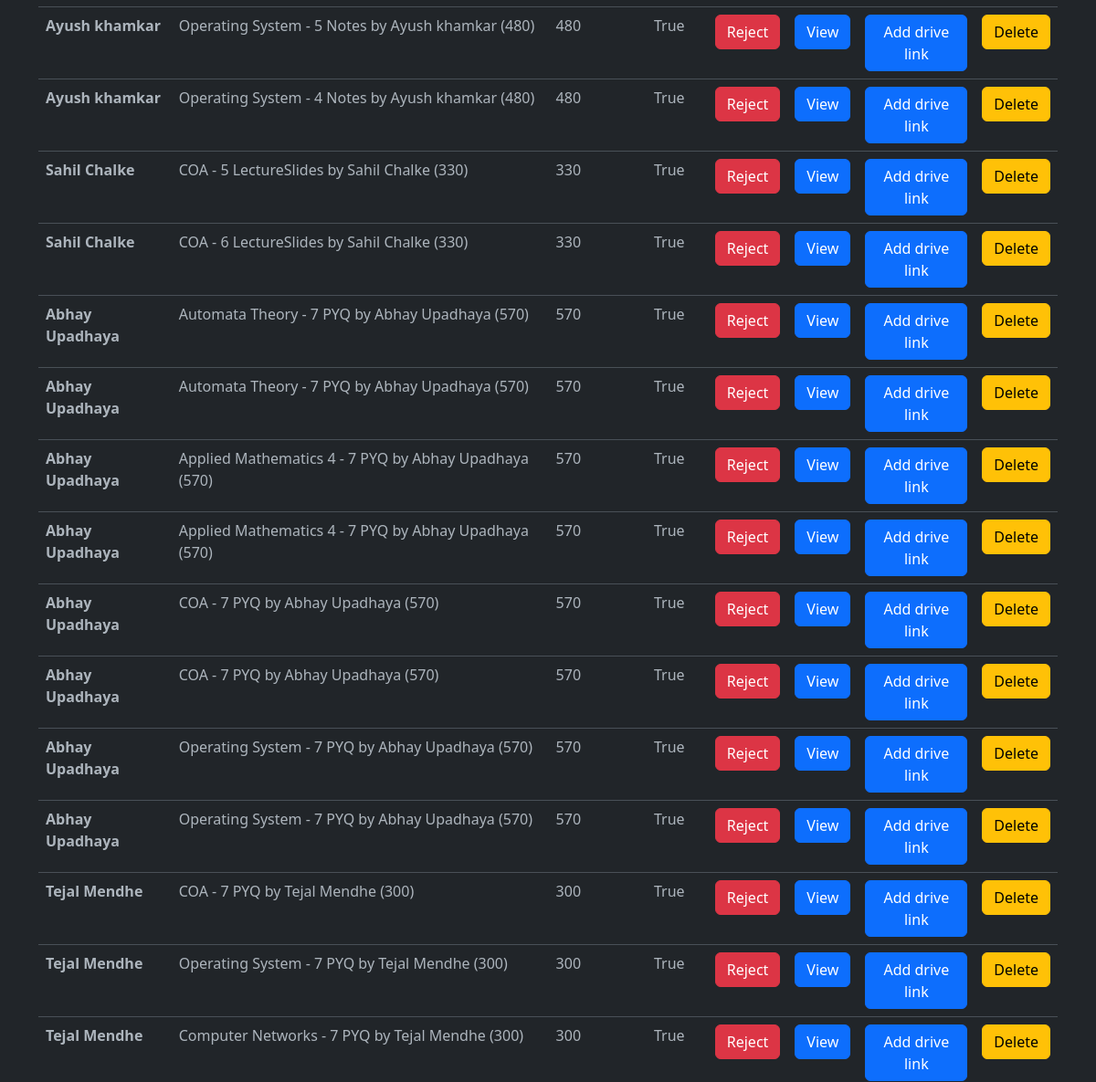
The app's page /adminResponse/ (signed in, middle part), older data.
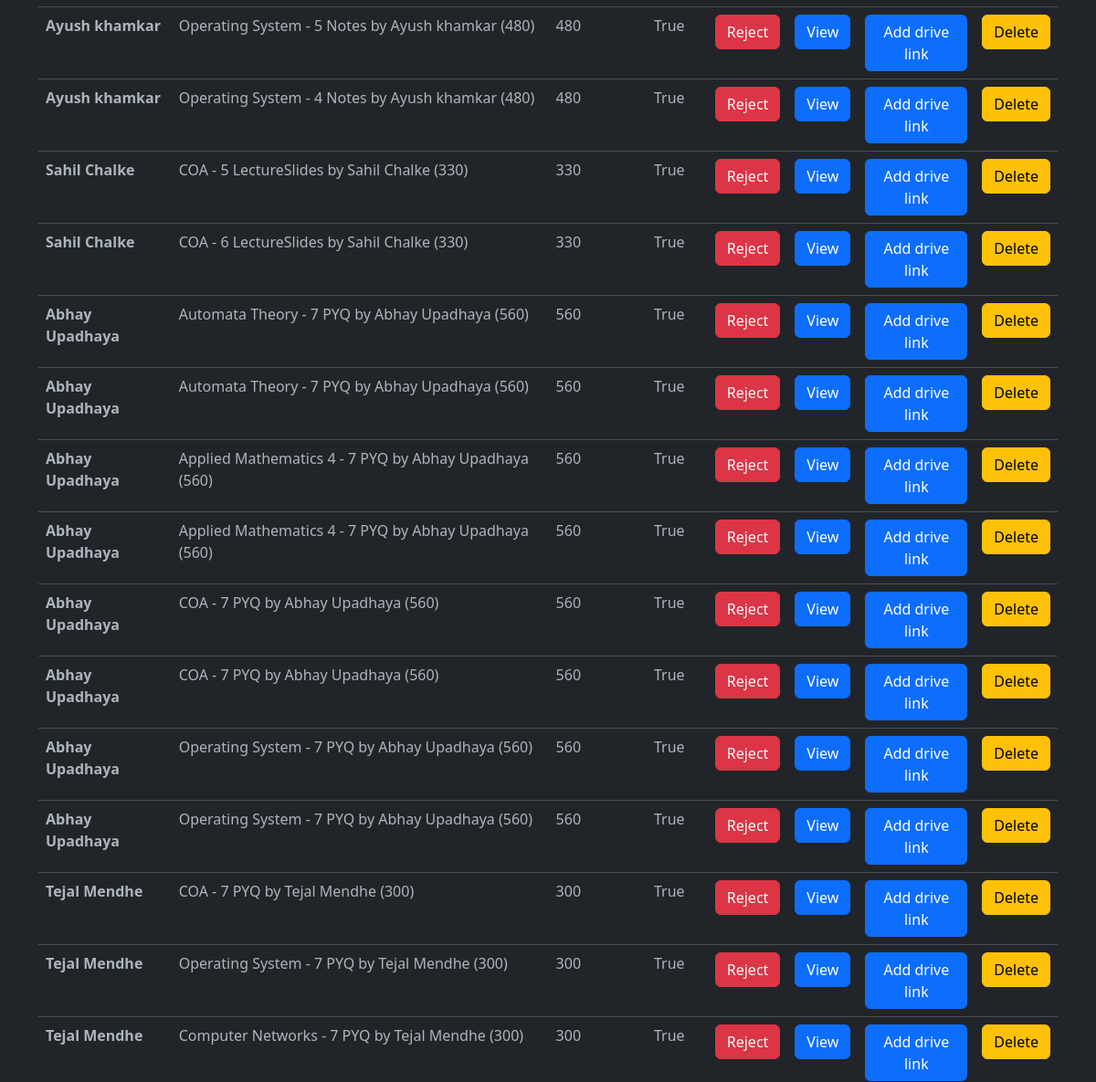
The same page, newer data.
### blogapp/models.py (models this page shows, shortened)
class Notes(models.Model):
    typ = (
        ('Assignment','Assignment'),
        ('Experiment','Experiment'),
        ('Notes','Notes'),
        ('ReferenceBook','Reference Book'),
        ('LectureSlides','Lecture Slides'),
        ('PYQ','PYQ'),
    )
    mods = (
        ('1','1'),
        ('2','2'),
        ('3','3'),
        ('4','4'),
        ('5','5'),
        ('6','6'),
    )
    desc = models.TextField(max_length=500,null=True,blank=True)
    mod = models.CharField(max_length=5,choices=mods,null=True,blank=True)
    file = models.FileField(upload_to='notes/')
    author = models.ForeignKey(UserAccount,on_delete=models.CASCADE)
    status = models.BooleanField(default=False)
    likes = models.ManyToManyField(UserAccount,related_name="notes_like",default=0)
    views = models.PositiveIntegerField(default=0)
    buy=models.ManyToManyField(UserAccount,related_name="buy_notes")
    typeN = models.CharField(max_length=50,null=True,blank=True,choices=typ)
    docid = models.CharField(max_length=300,null=True,blank=True)
    sub =  models.ForeignKey(Subject,on_delete=models.CASCADE,null=True,blank=True)
    slug = AutoSlugField(populate_from = 'sub',unique=True,null=True,default=None)
    nDetail = models.CharField(max_length=100,null=True,blank=True)
    def __str__(self):
        niu = f'{self.sub.name} - {self.mod} {self.typeN} by {self.author}'
        return niu
    def acceptStatus(self):
        return f'/acceptStatus/{self.slug}/'
    def attachLink(self):
        return f'/addDriveLink/{self.slug}/'

class Subject(models.Model):
    name = models.CharField(max_length=50)
    teacher = models.CharField(max_length=50)
    teacherurl = models.CharField(max_length=300,null=True,blank=True)
    img = models.ImageField(upload_to='subImage/',null=True,blank=True)

class UserAccount(AbstractBaseUser, PermissionsMixin):
    email = models.CharField(max_length = 50,unique=True)
    name = models.CharField(max_length=200)
    is_active = models.BooleanField(default=True)
    is_mod = models.BooleanField(default=False)
    is_nUser = models.BooleanField(default=True)
    is_staff = models.BooleanField(default=False)
    coins_scored = models.IntegerField(default=100,null=True,blank=True)
    rank = models.IntegerField(default=0)
    bookmarks = models.ManyToManyField('blogapp.Notes', blank=True)
    is_emailVerified = models.BooleanField(default=False)
    objects = UserAccountManager()
    USERNAME_FIELD = 'email'
    REQUIRED_FIELDS = ['name']
    def __str__(self):
        return f"{self.name} ({self.coins_scored})"

### blogapp/decorators.py (the view)
        def wrapper_func(request, *args, **kwargs):
            group = None
            if request.user.groups.exists():
                group = request.user.groups.all()[0].name
            if group in allowed_roles:
                return view_func(request, *args, **kwargs)
            else:
                return render(request,'authentication/404.html')

### blogapp/views.py (called while the page is built)
@allowed_users(allowed_roles=['admin'])
def adminResponse(request):
    notes = Notes.objects.all().order_by('status')
    context = {
        'notes' : notes,
    }
    return render(request,'main/adminTem/adminCrud.html',context)

### templates/main/adminTem/adminCrud.html (shortened to what this page needs)
{% extends 'index.html' %}
{% block content %}
<div class="container mt-4 table-responsive" >
    <table class="table">
        <tbody>
            {% for x in notes %}
                <tr>
                    <th scope="row">{{x.author.name}}</th>
                    <td>{{x}}</td>
                    <td>{{x.author.coins_scored}}</td>
                    <td>{{x.status}}</td>
                    {% if not x.status %}
                        <td><a href="{{x.acceptStatus}}"><button class="btn btn-success">Accept</button></a></td>
                    {% else %}
                        <td><a href="{{x.acceptStatus}}"><button class="btn btn-danger">Reject</button></a></td>
                    {% endif %}
                    <td><a href="{{x.file.url}}"><button class="btn btn-primary">View</button></a></td>
                    <td><button type="button" class="btn btn-primary" data-bs-toggle="modal" data-bs-target="#exampleModal{{forloop.counter}}">
                        Add drive link
                      </button>
                      </td>
                    <td><button type="button" class="btn btn-warning" data-bs-toggle="modal" data-bs-target="#delete">
                        Delete
                      </button></td>
                </tr>
            {% endfor %}
        </tbody>
      </table>
</div>
{% endblock %}

Row changes from the older to the newer data that the page shows:
changed through a linked row, Notes (number 5 of 15 on the later page): sub+mod+typeN "Automata Theory - 7 PYQ by Abhay Upadhaya (570)" → "Automata Theory - 7 PYQ by Abhay Upadhaya (560)"; author.coins_scored "570" → "560"
changed through a linked row, Notes (number 6 of 15 on the later page): sub+mod+typeN "Automata Theory - 7 PYQ by Abhay Upadhaya (570)" → "Automata Theory - 7 PYQ by Abhay Upadhaya (560)"; author.coins_scored "570" → "560"
changed through a linked row, Notes (number 7 of 15 on the later page): sub+mod+typeN "Applied Mathematics 4 - 7 PYQ by Abhay Upadhaya (570)" → "Applied Mathematics 4 - 7 PYQ by Abhay Upadhaya (560)"; author.coins_scored "570" → "560"
changed through a linked row, Notes (number 8 of 15 on the later page): sub+mod+typeN "Applied Mathematics 4 - 7 PYQ by Abhay Upadhaya (570)" → "Applied Mathematics 4 - 7 PYQ by Abhay Upadhaya (560)"; author.coins_scored "570" → "560"
changed through a linked row, Notes (number 9 of 15 on the later page): sub+mod+typeN "COA - 7 PYQ by Abhay Upadhaya (570)" → "COA - 7 PYQ by Abhay Upadhaya (560)"; author.coins_scored "570" → "560"
changed through a linked row, Notes (number 10 of 15 on the later page): sub+mod+typeN "COA - 7 PYQ by Abhay Upadhaya (570)" → "COA - 7 PYQ by Abhay Upadhaya (560)"; author.coins_scored "570" → "560"
changed through a linked row, Notes (number 11 of 15 on the later page): sub+mod+typeN "Operating System - 7 PYQ by Abhay Upadhaya (570)" → "Operating System - 7 PYQ by Abhay Upadhaya (560)"; author.coins_scored "570" → "560"
changed through a linked row, Notes (number 12 of 15 on the later page): sub+mod+typeN "Operating System - 7 PYQ by Abhay Upadhaya (570)" → "Operating System - 7 PYQ by Abhay Upadhaya (560)"; author.coins_scored "570" → "560"
